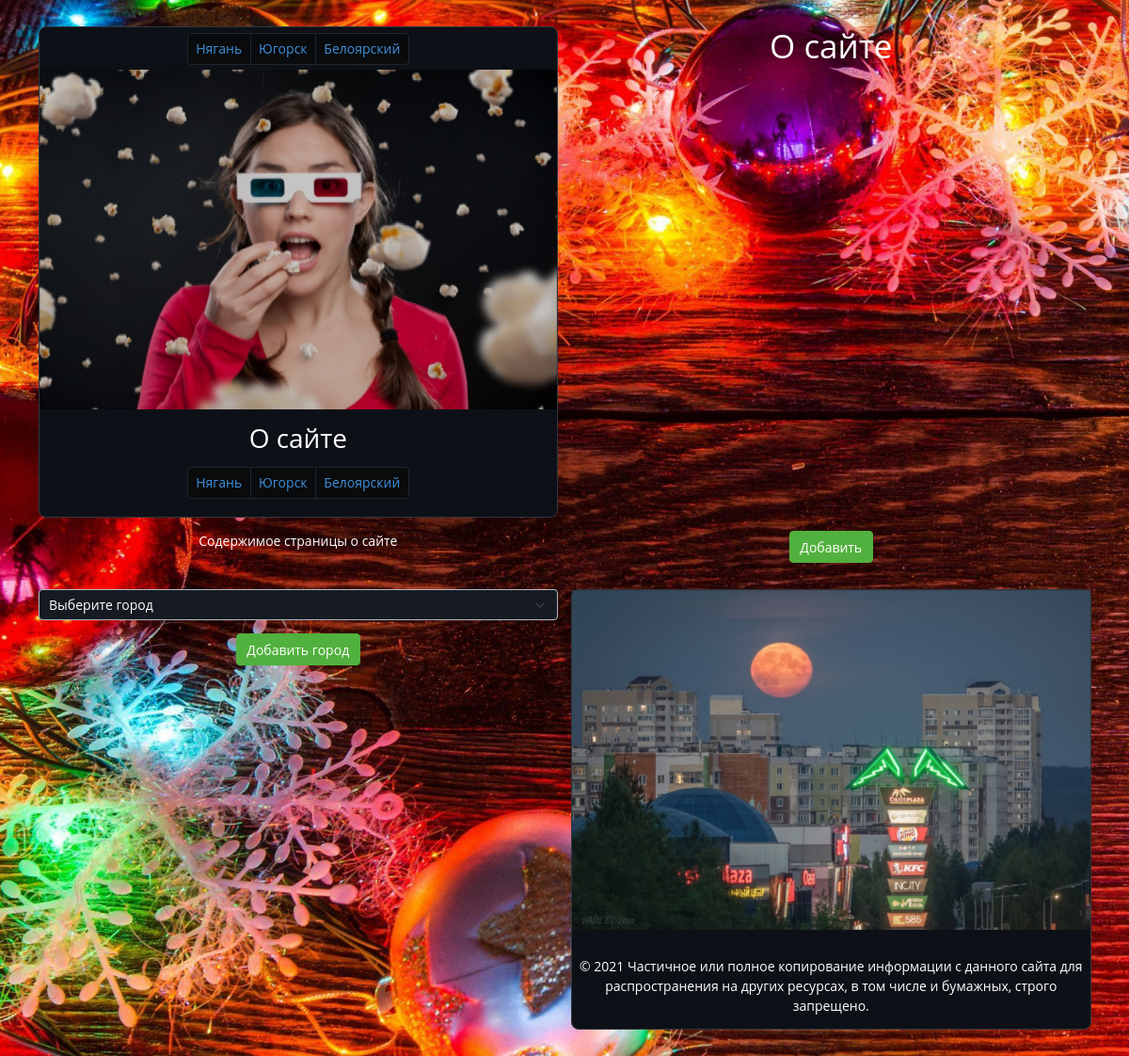
The page /about/ on the database its author committed.
### movie/models.py (models this page shows, shortened)
class City(models.Model):
    name = models.CharField(max_length=100, db_index=True, verbose_name="Город")
    slug = models.SlugField(max_length=255, unique=True, db_index=True, verbose_name="URL")
    taxi = models.TextField(max_length=350, db_index=True, null=True, verbose_name="Такси")
    adress_city = models.CharField(max_length=100, db_index=True, null=True, verbose_name="Адресс")
    tel = models.IntegerField(db_index=True, null=True, verbose_name="Телефон")
    site = models.URLField(max_length=100, db_index=True, null=True, verbose_name="Сайт")
    def get_absolute_url(self):
        return reverse('city', kwargs={'city_slug': self.slug})
    class Meta:
        verbose_name = 'Город'
        verbose_name_plural = 'Города'
        ordering = ['id']

### movie/views.py (the view)
# urls.py: path('about/', about, name='about'),
def about(request):
    context = {'menu': menu, 'title': 'О сайте'}
    return render(request, 'movie/about.html', context)

### movie/templatetags/movie_tags.py (called while the page is built)
@register.inclusion_tag('movie/list_cities.html')
def show_cities(city_selected):
    now_date = datetime.now()
    cities = City.objects.all()
    return {"cities": cities, "now_date": now_date, "city_selected": city_selected}

### movie/templates/movie/about.html (shortened to what this page needs)
{% extends 'movie/base.html' %}
{% block content %}
<h1>{{title}}</h1>
<p>Содержимое страницы о сайте</p>
    <form method="post">
        <button type="submit" class="btn btn-success">Добавить</button>
    </form>
<form>
<select class="form-select form-select mb-3" aria-label="Change city">
        <option selected>Выберите город</option>
</select>
    <button type="submit" class="btn btn-success">Добавить город</button>
</form>
{% endblock %}

### movie/templates/movie/list_cities.html (shortened to what this page needs)
    <nav aria-label="...">
      <ul class="pagination pagination">
              {% for c in cities %}
            {% if c.slug == city_selected %}
                <li class="page-item active"><a class="page-link" href="">{{c.name}}</a>
            {% else %}
                <li class="page-item"><a class="page-link" href="{{ c.get_absolute_url }}{{now_date|date:'dmy'}}">{{c.name}}</a>
            {% endif %}
         {% endfor %}
      </ul>
    </nav>

### movie/static/movie/themes/default-dark.css (style rules this page uses)
:root { --btcpay-neutral-100: var(--btcpay-neutral-dark-100); --btcpay-neutral-200: var(--btcpay-neutral-dark-200); --btcpay-neutral-300: var(--btcpay-neutral-dark-300); --btcpay-neutral-400: var(--btcpay-neutral-dark-400); --btcpay-neutral-500: var(--btcpay-neutral-dark-500); --btcpay-neutral-600: var(--btcpay-neutral-dark-600); --btcpay-neutral-700: var(--btcpay-neutral-dark-700); --btcpay-neutral-800: var(--btcpay-neutral-dark-800); --btcpay-neutral-900: var(--btcpay-neutral-dark-900); --btcpay-neutral-950: #0D1117; --btcpay-bg-dark: var(--btcpay-neutral-950); --btcpay-bg-tile: var(--btcpay-bg-dark); --btcpay-body-bg: var(--btcpay-neutral-900); --btcpay-body-bg-light: var(--btcpay-neutral-950); --btcpay-body-bg-medium: var(--btcpay-neutral-800); --btcpay-body-bg-striped: var(--btcpay-neutral-800); --btcpay-body-bg-hover: var(--btcpay-neutral-700); --btcpay-body-bg-active: var(--btcpay-neutral-700); --btcpay-body-border-light: var(--btcpay-neutral-800); --btcpay-body-border-medium: var(--btcpay-neutral-700); --btcpay-body-text: var(--btcpay-white); --btcpay-wizard-bg: var(--btcpay-body-bg); --btcpay-wizard-color: var(--btcpay-body-text); --btcpay-form-text-label: var(--btcpay-neutral-300); --btcpay-header-bg: var(--btcpay-bg-dark); --btcpay-header-link-active: var(--btcpay-primary); --btcpay-nav-link: var(--btcpay-neutral-500); --btcpay-nav-link-accent: var(--btcpay-neutral-300); --btcpay-nav-link-active: var(--btcpay-white); --btcpay-footer-bg: var(--btcpay-bg-dark); --btcpay-footer-text: var(--btcpay-neutral-600); --btcpay-footer-link: var(--btcpay-neutral-600); --btcpay-footer-link-accent: var(--btcpay-neutral-300); --btcpay-pre-bg: var(--btcpay-bg-dark); --btcpay-light: var(--btcpay-neutral-800); --btcpay-light-accent: var(--btcpay-black); --btcpay-light-text: var(--btcpay-neutral-200); --btcpay-light-text-hover: var(--btcpay-neutral-200); --btcpay-light-text-active: var(--btcpay-neutral-200); --btcpay-light-bg-hover: var(--btcpay-light-accent); --btcpay-light-bg-active: var(--btcpay-light-accent); --btcpay-light-border: var(--btcpay-light); --btcpay-light-border-hover: var(--btcpay-light-bg-hover); --btcpay-light-border-active: var(--btcpay-light-bg-active); --btcpay-light-dim-bg: var(--btcpay-neutral-950); --btcpay-light-dim-bg-striped: var(--btcpay-neutral-900); --btcpay-light-dim-bg-hover: var(--btcpay-neutral-800); --btcpay-light-dim-bg-active: var(--btcpay-neutral-700); --btcpay-light-dim-border: var(--btcpay-light-dim-bg); --btcpay-light-dim-border-active: var(--btcpay-light-dim-bg-active); --btcpay-light-dim-text: var(--btcpay-neutral-200); --btcpay-light-dim-text-striped: var(--btcpay-light-dim-text); --btcpay-light-dim-text-hover: var(--btcpay-light-dim-text); --btcpay-light-dim-text-active: var(--btcpay-neutral-100); --btcpay-light-shadow: rgba(66, 70, 73, 0.33); --btcpay-dark: var(--btcpay-neutral-200); --btcpay-dark-accent: var(--btcpay-neutral-400); --btcpay-dark-text: var(--btcpay-neutral-800); --btcpay-dark-text-hover: var(--btcpay-neutral-800); --btcpay-dark-text-active: var(--btcpay-neutral-800); --btcpay-dark-bg-hover: var(--btcpay-dark-accent); --btcpay-dark-bg-active: var(--btcpay-dark-accent); --btcpay-dark-border: var(--btcpay-dark); --btcpay-dark-border-hover: var(--btcpay-dark-bg-hover); --btcpay-dark-border-active: var(--btcpay-dark-bg-active); --btcpay-dark-dim-bg: var(--btcpay-white); --btcpay-dark-dim-bg-striped: var(--btcpay-neutral-200); --btcpay-dark-dim-bg-hover: var(--btcpay-neutral-200); --btcpay-dark-dim-bg-active: var(--btcpay-neutral-300); --btcpay-dark-dim-border: var(--btcpay-dark-dim-bg); --btcpay-dark-dim-border-active: var(--btcpay-dark-dim-bg-active); --btcpay-dark-dim-text: var(--btcpay-neutral-800); --btcpay-dark-dim-text-striped: var(--btcpay-dark-dim-text); --btcpay-dark-dim-text-hover: var(--btcpay-dark-dim-text); --btcpay-dark-dim-text-active: var(--btcpay-neutral-900); --btcpay-dark-shadow: rgba(211, 212, 213, 0.33); }

### movie/templates/movie/list_cities.html (style rules this page uses)
.pagination { display: inline-block; padding: 0; margin: 0; color: #408fdb; padding: 0.4rem 0.6rem; }
.pagination li { display: inline; }
.pagination li a { float: left; padding: 4px 10px; ###padding: 8px 16px; text-decoration: none; background-color: rgb(9 11 12); color: #408fdb; padding: 0.4rem 0.6rem; }

### rows shown on the page
City: name "Нягань"
City: name "Югорск"
City: name "Белоярский"

### other values the page prints
{{ title }} "О сайте"
